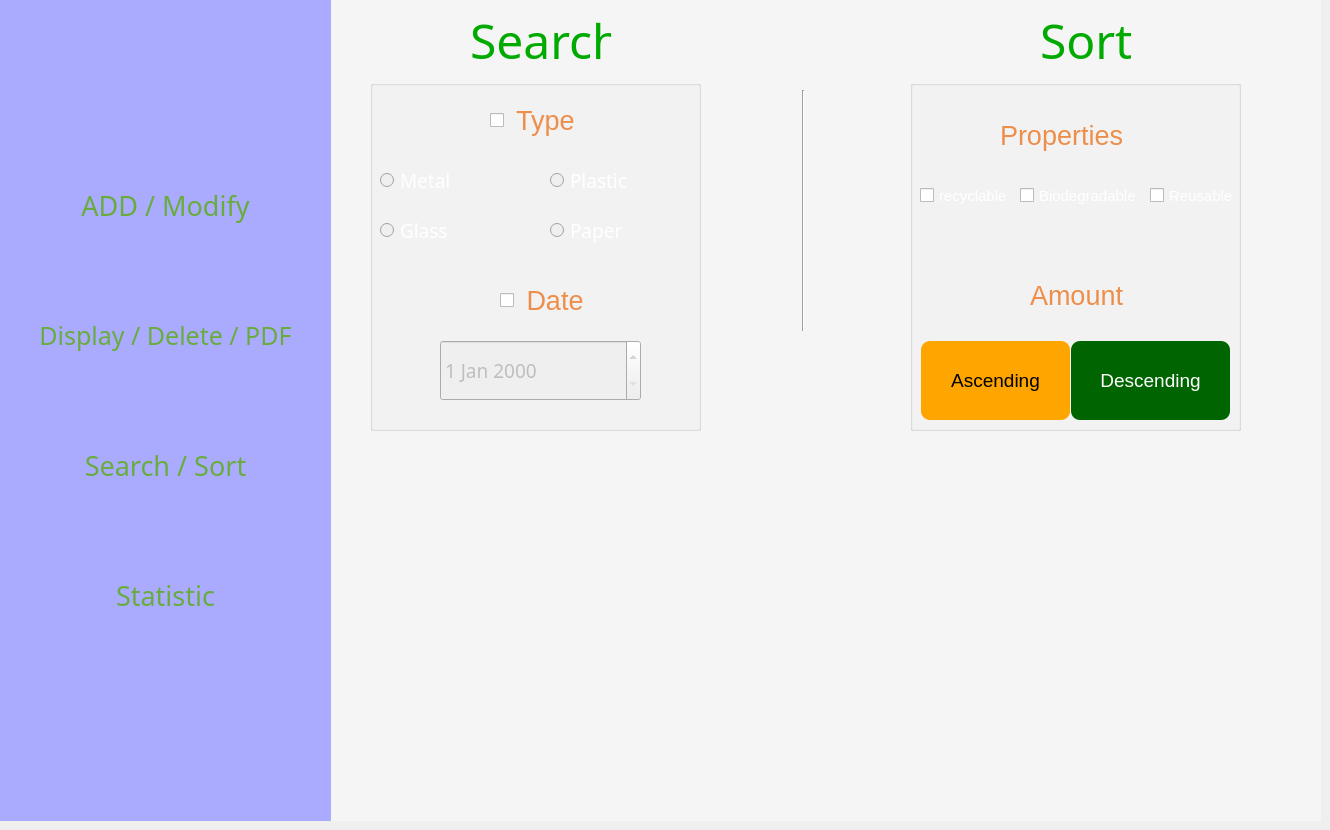
    <widget class="QWidget" name="tab_3">
     <attribute name="title">
      <string>Page</string>
     </attribute>
     <widget class="QGroupBox" name="groupBox_4">
      <property name="geometry">
       <rect>
        <x>0</x>
        <y>0</y>
        <width>331</width>
        <height>821</height>
       </rect>
      </property>
      <property name="styleSheet">
       <string notr="true">background-color: rgb(170, 170, 255);</string>
      </property>
      <property name="title">
       <string/>
      </property>
      <widget class="QPushButton" name="add3">
       <property name="geometry">
        <rect>
         <x>0</x>
         <y>140</y>
         <width>331</width>
         <height>131</height>
        </rect>
       </property>
       <property name="font">
        <font>
         <family>Mongolian Baiti</family>
         <pointsize>20</pointsize>
        </font>
       </property>
       <property name="styleSheet">
        <string notr="true">QPushButton {
    background-color: transparent;
    border: none;
	color: rgb(105, 172, 62);
}

QPushButton:hover {
    background-color: rgba(255, 255, 255, 0.1); 
    color:  #ED8E4A; 
}
</string>
       </property>
       <property name="text">
        <string>ADD / Modify</string>
       </property>
      </widget>
      <widget class="QPushButton" name="display3">
       <property name="geometry">
        <rect>
         <x>0</x>
         <y>270</y>
         <width>331</width>
         <height>131</height>
        </rect>
       </property>
       <property name="font">
        <font>
         <family>Mongolian Baiti</family>
         <pointsize>19</pointsize>
        </font>
       </property>
       <property name="styleSheet">
        <string notr="true">QPushButton {
    background-color: transparent;
    border: none;
	color: rgb(105, 172, 62);
}

QPushButton:hover {
    background-color: rgba(255, 255, 255, 0.1); 
    color:  #ED8E4A; 
}
</string>
       </property>
       <property name="text">
        <string>Display / Delete / PDF</string>
       </property>
      </widget>
      <widget class="QPushButton" name="rech3">
       <property name="geometry">
        <rect>
         <x>0</x>
         <y>400</y>
         <width>331</width>
         <height>131</height>
        </rect>
       </property>
       <property name="font">
        <font>
         <family>Mongolian Baiti</family>
         <pointsize>20</pointsize>
        </font>
       </property>
       <property name="styleSheet">
        <string notr="true">QPushButton {
    background-color: transparent;
    border: none;
	color: rgb(105, 172, 62);
}

QPushButton:hover {
    background-color: rgba(255, 255, 255, 0.1); 
    color:  #ED8E4A; 
}
</string>
       </property>
       <property name="text">
        <string>Search / Sort</string>
       </property>
      </widget>
      <widget class="QPushButton" name="stat3">
       <property name="geometry">
        <rect>
         <x>0</x>
         <y>530</y>
         <width>331</width>
         <height>131</height>
        </rect>
       </property>
       <property name="font">
        <font>
         <family>Mongolian Baiti</family>
         <pointsize>20</pointsize>
        </font>
       </property>
       <property name="styleSheet">
        <string notr="true">QPushButton {
    background-color: transparent;
    border: none;
	color: rgb(105, 172, 62);
}

QPushButton:hover {
    background-color: rgba(255, 255, 255, 0.1); 
    color:  #ED8E4A; 
}
</string>
       </property>
       <property name="text">
        <string>Statistic</string>
       </property>
      </widget>
      <widget class="QLabel" name="label_19">
       <property name="geometry">
        <rect>
         <x>0</x>
         <y>0</y>
         <width>331</width>
         <height>821</height>
        </rect>
       </property>
       <property name="text">
        <string/>
       </property>
       <property name="pixmap">
        <pixmap resource="imgs.qrc">:/new/prefix1/pxfuel.jpg</pixmap>
       </property>
       <property name="scaledContents">
        <bool>true</bool>
       </property>
      </widget>
      <zorder>label_19</zorder>
      <zorder>add3</zorder>
      <zorder>display3</zorder>
      <zorder>rech3</zorder>
      <zorder>stat3</zorder>
     </widget>
     <widget class="QLabel" name="label_10">
      <property name="geometry">
       <rect>
        <x>320</x>
        <y>0</y>
        <width>1001</width>
        <height>821</height>
       </rect>
      </property>
      <property name="styleSheet">
       <string notr="true">background-color: rgb(245, 245, 245);</string>
      </property>
      <property name="text">
       <string/>
      </property>
      <property name="pixmap">
       <pixmap resource="imgs.qrc">:/new/prefix1/dark-green-wall-backdrop-grunge-background-texture.jpg</pixmap>
      </property>
     </widget>
     <widget class="QGroupBox" name="groupBox_3">
      <property name="geometry">
       <rect>
        <x>370</x>
        <y>80</y>
        <width>331</width>
        <height>351</height>
       </rect>
      </property>
      <property name="title">
       <string/>
      </property>
      <widget class="QCheckBox" name="typeCheckBox">
       <property name="enabled">
        <bool>true</bool>
       </property>
       <property name="geometry">
        <rect>
         <x>120</x>
         <y>20</y>
         <width>151</width>
         <height>41</height>
        </rect>
       </property>
       <property name="font">
        <font>
         <family>MS Shell Dlg 2</family>
         <pointsize>20</pointsize>
         <weight>9</weight>
         <italic>false</italic>
         <bold>false</bold>
        </font>
       </property>
       <property name="styleSheet">
        <string notr="true">font: 75 20pt &quot;MS Shell Dlg 2&quot;;
color:  #ED8E4A    ;
</string>
       </property>
       <property name="text">
        <string> Type</string>
       </property>
       <property name="checked">
        <bool>false</bool>
       </property>
      </widget>
      <widget class="QCheckBox" name="dateCheckBox">
       <property name="geometry">
        <rect>
         <x>130</x>
         <y>200</y>
         <width>151</width>
         <height>41</height>
        </rect>
       </property>
       <property name="font">
        <font>
         <family>MS Shell Dlg 2</family>
         <pointsize>20</pointsize>
         <weight>9</weight>
         <italic>false</italic>
         <bold>false</bold>
        </font>
       </property>
       <property name="styleSheet">
        <string notr="true">font: 75 20pt &quot;MS Shell Dlg 2&quot;;
color:  #ED8E4A    ;
</string>
       </property>
       <property name="text">
        <string> Date</string>
       </property>
      </widget>
      <widget class="QDateEdit" name="date_2">
       <property name="enabled">
        <bool>false</bool>
       </property>
       <property name="geometry">
        <rect>
         <x>70</x>
         <y>260</y>
         <width>201</width>
         <height>61</height>
        </rect>
       </property>
       <property name="font">
        <font>
         <family>Simplified Arabic Fixed</family>
         <pointsize>14</pointsize>
        </font>
       </property>
      </widget>
      <widget class="QRadioButton" name="metal_2">
       <property name="enabled">
        <bool>false</bool>
       </property>
       <property name="geometry">
        <rect>
         <x>10</x>
         <y>80</y>
         <width>131</width>
         <height>41</height>
        </rect>
       </property>
       <property name="font">
        <font>
         <family>Mongolian Baiti</family>
         <pointsize>14</pointsize>
        </font>
       </property>
       <property name="styleSheet">
        <string notr="true">color: rgb(255, 255, 255);</string>
       </property>
       <property name="text">
        <string>Metal</string>
       </property>
       <property name="icon">
        <iconset resource="imgs.qrc">
         <normaloff>:/new/prefix1/me.png</normaloff>:/new/prefix1/me.png</iconset>
       </property>
       <property name="iconSize">
        <size>
         <width>40</width>
         <height>40</height>
        </size>
       </property>
      </widget>
      <widget class="QRadioButton" name="plastic_2">
       <property name="enabled">
        <bool>false</bool>
       </property>
       <property name="geometry">
        <rect>
         <x>180</x>
         <y>80</y>
         <width>131</width>
         <height>41</height>
        </rect>
       </property>
       <property name="font">
        <font>
         <family>Mongolian Baiti</family>
         <pointsize>14</pointsize>
        </font>
       </property>
       <property name="styleSheet">
        <string notr="true">color: rgb(255, 255, 255);</string>
       </property>
       <property name="text">
        <string>Plastic</string>
       </property>
       <property name="icon">
        <iconset resource="imgs.qrc">
         <normaloff>:/new/prefix1/pl.png</normaloff>:/new/prefix1/pl.png</iconset>
       </property>
       <property name="iconSize">
        <size>
         <width>40</width>
         <height>40</height>
        </size>
       </property>
      </widget>
      <widget class="QRadioButton" name="glass_2">
       <property name="enabled">
        <bool>false</bool>
       </property>
       <property name="geometry">
        <rect>
         <x>10</x>
         <y>130</y>
         <width>131</width>
         <height>41</height>
        </rect>
       </property>
       <property name="font">
        <font>
         <family>Mongolian Baiti</family>
         <pointsize>14</pointsize>
        </font>
       </property>
       <property name="styleSheet">
        <string notr="true">color: rgb(255, 255, 255);</string>
       </property>
       <property name="text">
        <string>Glass</string>
       </property>
       <property name="icon">
        <iconset resource="imgs.qrc">
         <normaloff>:/new/prefix1/gl.png</normaloff>:/new/prefix1/gl.png</iconset>
       </property>
       <property name="iconSize">
        <size>
         <width>40</width>
         <height>40</height>
        </size>
       </property>
      </widget>
      <widget class="QRadioButton" name="paper_2">
       <property name="enabled">
        <bool>false</bool>
       </property>
       <property name="geometry">
        <rect>
         <x>180</x>
         <y>130</y>
         <width>131</width>
         <height>41</height>
        </rect>
       </property>
       <property name="font">
        <font>
         <family>Mongolian Baiti</family>
         <pointsize>14</pointsize>
        </font>
       </property>
       <property name="styleSheet">
        <string notr="true">color: rgb(255, 255, 255);</string>
       </property>
       <property name="text">
        <string>Paper</string>
       </property>
       <property name="icon">
        <iconset resource="imgs.qrc">
         <normaloff>:/new/prefix1/p.png</normaloff>:/new/prefix1/p.png</iconset>
       </property>
       <property name="iconSize">
        <size>
         <width>40</width>
         <height>40</height>
        </size>
       </property>
      </widget>
     </widget>
     <widget class="QTableView" name="view_2">
      <property name="geometry">
       <rect>
        <x>330</x>
        <y>450</y>
        <width>991</width>
        <height>371</height>
       </rect>
      </property>
      <property name="palette">
       <palette>
        <active>
         <colorrole role="WindowText">
          <brush brushstyle="SolidPattern">
           <color alpha="255">
            <red>105</red>
            <green>172</green>
            <blue>62</blue>
           </color>
          </brush>
         </colorrole>
         <colorrole role="Button">
          <brush brushstyle="SolidPattern">
           <color alpha="0">
            <red>0</red>
            <green>0</green>
            <blue>0</blue>
           </color>
          </brush>
         </colorrole>
         <colorrole role="Text">
          <brush brushstyle="SolidPattern">
           <color alpha="255">
            <red>105</red>
            <green>172</green>
            <blue>62</blue>
           </color>
          </brush>
         </colorrole>
         <colorrole role="ButtonText">
          <brush brushstyle="SolidPattern">
           <color alpha="255">
            <red>105</red>
            <green>172</green>
            <blue>62</blue>
           </color>
          </brush>
         </colorrole>
         <colorrole role="Base">
          <brush brushstyle="NoBrush">
           <color alpha="255">
            <red>0</red>
            <green>0</green>
            <blue>0</blue>
           </color>
          </brush>
         </colorrole>
         <colorrole role="Window">
          <brush brushstyle="SolidPattern">
           <color alpha="0">
            <red>0</red>
            <green>0</green>
            <blue>0</blue>
           </color>
          </brush>
         </colorrole>
         <colorrole role="PlaceholderText">
          <brush brushstyle="NoBrush">
           <color alpha="128">
            <red>105</red>
            <green>172</green>
            <blue>62</blue>
           </color>
          </brush>
         </colorrole>
        </active>
        <inactive>
         <colorrole role="WindowText">
          <brush brushstyle="SolidPattern">
           <color alpha="255">
            <red>105</red>
            <green>172</green>
            <blue>62</blue>
           </color>
          </brush>
         </colorrole>
         <colorrole role="Button">
          <brush brushstyle="SolidPattern">
           <color alpha="0">
            <red>0</red>
            <green>0</green>
            <blue>0</blue>
           </color>
          </brush>
         </colorrole>
         <colorrole role="Text">
          <brush brushstyle="SolidPattern">
           <color alpha="255">
            <red>105</red>
            <green>172</green>
            <blue>62</blue>
           </color>
          </brush>
         </colorrole>
         <colorrole role="ButtonText">
          <brush brushstyle="SolidPattern">
           <color alpha="255">
            <red>105</red>
            <green>172</green>
            <blue>62</blue>
           </color>
          </brush>
         </colorrole>
         <colorrole role="Base">
          <brush brushstyle="NoBrush">
           <color alpha="255">
            <red>0</red>
            <green>0</green>
            <blue>0</blue>
           </color>
          </brush>
         </colorrole>
         <colorrole role="Window">
          <brush brushstyle="SolidPattern">
           <color alpha="0">
            <red>0</red>
            <green>0</green>
            <blue>0</blue>
           </color>
          </brush>
         </colorrole>
         <colorrole role="PlaceholderText">
          <brush brushstyle="NoBrush">
           <color alpha="128">
            <red>105</red>
            <green>172</green>
            <blue>62</blue>
           </color>
          </brush>
         </colorrole>
        </inactive>
        <disabled>
         <colorrole role="WindowText">
          <brush brushstyle="SolidPattern">
           <color alpha="255">
            <red>105</red>
            <green>172</green>
            <blue>62</blue>
           </color>
          </brush>
         </colorrole>
         <colorrole role="Button">
          <brush brushstyle="SolidPattern">
           <color alpha="0">
            <red>0</red>
            <green>0</green>
            <blue>0</blue>
           </color>
          </brush>
         </colorrole>
         <colorrole role="Text">
          <brush brushstyle="SolidPattern">
           <color alpha="255">
            <red>105</red>
            <green>172</green>
            <blue>62</blue>
           </color>
          </brush>
         </colorrole>
         <colorrole role="ButtonText">
          <brush brushstyle="SolidPattern">
           <color alpha="255">
            <red>105</red>
            <green>172</green>
            <blue>62</blue>
           </color>
          </brush>
         </colorrole>
         <colorrole role="Base">
          <brush brushstyle="NoBrush">
           <color alpha="255">
            <red>0</red>
            <green>0</green>
            <blue>0</blue>
           </color>
          </brush>
         </colorrole>
         <colorrole role="Window">
          <brush brushstyle="SolidPattern">
           <color alpha="0">
            <red>0</red>
            <green>0</green>
            <blue>0</blue>
           </color>
          </brush>
         </colorrole>
         <colorrole role="PlaceholderText">
          <brush brushstyle="NoBrush">
           <color alpha="128">
            <red>105</red>
            <green>172</green>
            <blue>62</blue>
           </color>
          </brush>
         </colorrole>
        </disabled>
       </palette>
      </property>
      <property name="font">
       <font>
        <family>Segoe UI</family>
       </font>
      </property>
      <property name="styleSheet">
       <string notr="true">background-color: transparent; border: none;
color: rgb(105, 172, 62);</string>
      </property>
      <property name="alternatingRowColors">
       <bool>false</bool>
      </property>
      <property name="gridStyle">
       <enum>Qt::DashLine</enum>
      </property>
      <property name="sortingEnabled">
       <bool>false</bool>
      </property>
     </widget>
     <widget class="Line" name="line">
      <property name="geometry">
       <rect>
        <x>793</x>
        <y>90</y>
        <width>20</width>
        <height>241</height>
       </rect>
      </property>
      <property name="orientation">
       <enum>Qt::Vertical</enum>
      </property>
     </widget>
     <widget class="QLabel" name="label_9">
      <property name="geometry">
       <rect>
        <x>470</x>
        <y>10</y>
        <width>141</width>
        <height>61</height>
       </rect>
      </property>
      <property name="font">
       <font>
        <family>Poor Richard</family>
        <pointsize>36</pointsize>
       </font>
      </property>
      <property name="styleSheet">
       <string notr="true">color: rgb(0, 170, 0);</string>
      </property>
      <property name="text">
       <string>Search</string>
      </property>
     </widget>
     <widget class="QGroupBox" name="groupBox_6">
      <property name="geometry">
       <rect>
        <x>910</x>
        <y>80</y>
        <width>331</width>
        <height>351</height>
       </rect>
      </property>
      <property name="title">
       <string/>
      </property>
      <widget class="QCheckBox" name="recyclableCheckBox">
       <property name="geometry">
        <rect>
         <x>10</x>
         <y>90</y>
         <width>101</width>
         <height>51</height>
        </rect>
       </property>
       <property name="font">
        <font>
         <pointsize>11</pointsize>
        </font>
       </property>
       <property name="styleSheet">
        <string notr="true">color: rgb(255, 255, 255);</string>
       </property>
       <property name="text">
        <string>recyclable</string>
       </property>
      </widget>
      <widget class="QCheckBox" name="reusableCheckBox">
       <property name="geometry">
        <rect>
         <x>240</x>
         <y>90</y>
         <width>111</width>
         <height>51</height>
        </rect>
       </property>
       <property name="font">
        <font>
         <pointsize>11</pointsize>
        </font>
       </property>
       <property name="styleSheet">
        <string notr="true">color: rgb(255, 255, 255);</string>
       </property>
       <property name="text">
        <string>Reusable</string>
       </property>
      </widget>
      <widget class="QCheckBox" name="biodegradableCheckBox">
       <property name="geometry">
        <rect>
         <x>110</x>
         <y>90</y>
         <width>121</width>
         <height>51</height>
        </rect>
       </property>
       <property name="font">
        <font>
         <pointsize>11</pointsize>
        </font>
       </property>
       <property name="styleSheet">
        <string notr="true">color: rgb(255, 255, 255);</string>
       </property>
       <property name="text">
        <string>Biodegradable</string>
       </property>
      </widget>
      <widget class="QPushButton" name="ascendingButton">
       <property name="geometry">
        <rect>
         <x>10</x>
         <y>260</y>
         <width>151</width>
         <height>81</height>
        </rect>
       </property>
       <property name="font">
        <font>
         <pointsize>14</pointsize>
        </font>
       </property>
       <property name="styleSheet">
        <string notr="true">QPushButton {
    background-color: #FFA500; /* Neon Orange */
    color: #000000; /* Black */
    border: 2px solid transparent; /* Invisible border */
    border-radius: 10px;
    padding: 5px;
    min-width: 70px;
}

QPushButton:hover {
    border: 2px solid #ffffff; /* White border becomes visible when hovered over */
}

QPushButton:pressed {
    background-color: #FF4500; /* Darker Orange */
}
</string>
       </property>
       <property name="text">
        <string>Ascending</string>
       </property>
       <property name="icon">
        <iconset resource="imgs.qrc">
         <normaloff>:/new/prefix1/ascending-order.png</normaloff>:/new/prefix1/ascending-order.png</iconset>
       </property>
       <property name="iconSize">
        <size>
         <width>30</width>
         <height>30</height>
        </size>
       </property>
       <property name="checkable">
        <bool>false</bool>
       </property>
      </widget>
      <widget class="QPushButton" name="descendingButton">
       <property name="geometry">
        <rect>
         <x>160</x>
         <y>260</y>
         <width>161</width>
         <height>81</height>
        </rect>
       </property>
       <property name="font">
        <font>
         <pointsize>14</pointsize>
        </font>
       </property>
       <property name="styleSheet">
        <string notr="true">QPushButton {
    
	background-color: rgb(0, 100, 0);
	color: rgb(255, 255, 255);
    border: 2px solid transparent; /* Invisible border */
    border-radius: 10px;
    padding: 5px;
    min-width: 70px;
}

QPushButton:hover {
    border: 2px solid #ffffff; /* White border becomes visible when hovered over */
}

QPushButton:pressed {
    background-color: #FF4500; /* Darker Orange */
}
</string>
       </property>
       <property name="text">
        <string>Descending</string>
       </property>
       <property name="icon">
        <iconset resource="imgs.qrc">
         <normaloff>:/new/prefix1/59216.png</normaloff>:/new/prefix1/59216.png</iconset>
       </property>
       <property name="iconSize">
        <size>
         <width>25</width>
         <height>25</height>
        </size>
       </property>
       <property name="checkable">
        <bool>false</bool>
       </property>
      </widget>
      <widget class="QLabel" name="label_15">
       <property name="geometry">
        <rect>
         <x>90</x>
         <y>40</y>
         <width>171</width>
         <height>31</height>
        </rect>
       </property>
       <property name="font">
        <font>
         <family>MS Shell Dlg 2</family>
         <pointsize>20</pointsize>
         <weight>9</weight>
         <italic>false</italic>
         <bold>false</bold>
        </font>
       </property>
       <property name="styleSheet">
        <string notr="true">font: 75 20pt &quot;MS Shell Dlg 2&quot;;
color:  #ED8E4A    ;
</string>
       </property>
       <property name="text">
        <string>Properties</string>
       </property>
      </widget>
      <widget class="QLabel" name="label_16">
       <property name="geometry">
        <rect>
         <x>120</x>
         <y>200</y>
         <width>171</width>
         <height>31</height>
        </rect>
       </property>
       <property name="font">
        <font>
         <family>MS Shell Dlg 2</family>
         <pointsize>20</pointsize>
         <weight>9</weight>
         <italic>false</italic>
         <bold>false</bold>
        </font>
       </property>
       <property name="styleSheet">
        <string notr="true">font: 75 20pt &quot;MS Shell Dlg 2&quot;;
color:  #ED8E4A    ;
</string>
       </property>
       <property name="text">
        <string>Amount</string>
       </property>
      </widget>
     </widget>
     <widget class="QLabel" name="label_14">
      <property name="geometry">
       <rect>
        <x>1040</x>
        <y>10</y>
        <width>91</width>
        <height>61</height>
       </rect>
      </property>
      <property name="font">
       <font>
        <family>Poor Richard</family>
        <pointsize>36</pointsize>
       </font>
      </property>
      <property name="styleSheet">
       <string notr="true">color: rgb(0, 170, 0);</string>
      </property>
      <property name="text">
       <string>Sort</string>
      </property>
     </widget>
     <zorder>label_10</zorder>
     <zorder>groupBox_4</zorder>
     <zorder>groupBox_3</zorder>
     <zorder>view_2</zorder>
     <zorder>line</zorder>
     <zorder>label_9</zorder>
     <zorder>groupBox_6</zorder>
     <zorder>label_14</zorder>
    </widget>
